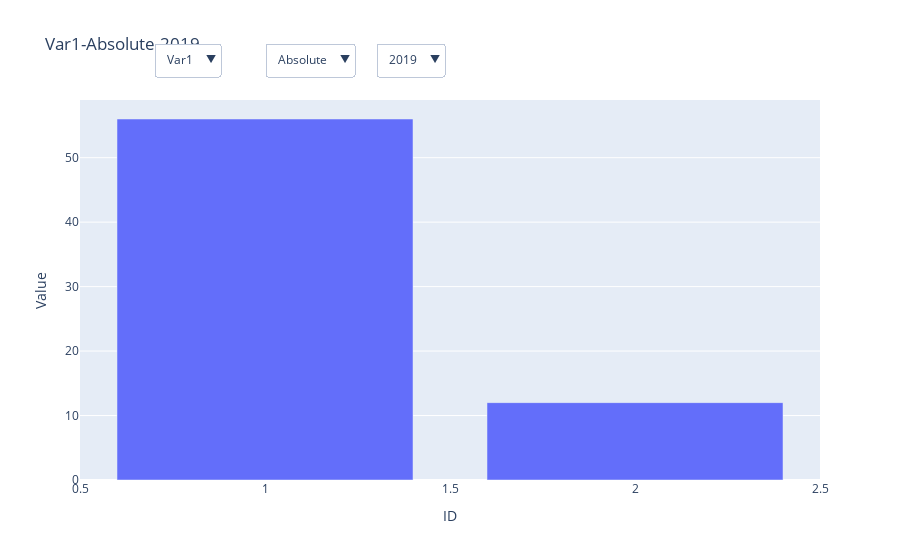

Source (notebook cell):
### Code cell
import plotly.graph_objects as go
import pandas as pd

# Sample data
data = {
    'ID': [1, 1, 1, 1, 1, 1, 1, 1, 2, 2, 2, 2, 2, 2, 2, 2],
    'Variable': ['Var1', 'Var1', 'Var2', 'Var2', 'Var1', 'Var1', 'Var2', 'Var2',
                 'Var1', 'Var1', 'Var2', 'Var2', 'Var1', 'Var1', 'Var2', 'Var2'],
    'Dimension': ['Absolute', 'Relative', 'Absolute', 'Relative',
                  'Absolute', 'Relative', 'Absolute', 'Relative',
                  'Absolute', 'Relative', 'Absolute', 'Relative',
                  'Absolute', 'Relative', 'Absolute', 'Relative'],
    'Year': [2019, 2019, 2019, 2019, 2020, 2020, 2020, 2020,
             2019, 2019, 2019, 2019, 2020, 2020, 2020, 2020],
    'Value': [56, 76, 34, 90, 12, 32, 40, 80, 12, 19, 23, 30, 50, 40, 20, 25]
}

df = pd.DataFrame(data)

# Create bar traces for each combination of Variable, Dimension, and Year
fig = go.Figure()

for variable in df['Variable'].unique():
    for dimension in df['Dimension'].unique():
        for year in df['Year'].unique():
            filtered_data = df[(df['Variable'] == variable) & 
                               (df['Dimension'] == dimension) & 
                               (df['Year'] == year)]
            trace_name = f"{variable}-{dimension}-{year}"
            
            fig.add_trace(go.Bar(
                x=filtered_data['ID'], 
                y=filtered_data['Value'], 
                name=trace_name,
                visible=True if (variable == 'Var1' and dimension == 'Absolute' and year == 2019) else False
            ))

# Helper function to set trace visibility
def update_visibility(val, dim, yr):
    return [True if f"{val}-{dim}-{yr}" in trace.name else False for trace in fig.data]

# Dropdown buttons
dropdown_buttons_variable = [
    {'label': str(var), 'method': 'update',
     'args': [{'visible': update_visibility(var, 'Absolute', 2019)}, 
              {'title': f'Variable: {var}'}]}
    for var in df['Variable'].unique()
]

dropdown_buttons_dimension = [
    {'label': str(dim), 'method': 'update',
     'args': [{'visible': update_visibility('Var1', dim, 2019)}, 
              {'title': f'Dimension: {dim}'}]}
    for dim in df['Dimension'].unique()
]

dropdown_buttons_year = [
    {'label': str(year), 'method': 'update',
     'args': [{'visible': update_visibility('Var1', 'Absolute', year)}, 
              {'title': f'Year: {year}'}]}
    for year in df['Year'].unique()
]

# Adding the dropdown menus
fig.update_layout(
    updatemenus=[
        {'buttons': dropdown_buttons_variable, 
         'direction': 'down', 
         'showactive': True,
         'x': 0.1, 'xanchor': 'left', 'y': 1.15, 'yanchor': 'top'},
        
        {'buttons': dropdown_buttons_dimension, 
         'direction': 'down', 
         'showactive': True,
         'x': 0.25, 'xanchor': 'left', 'y': 1.15, 'yanchor': 'top'},
        
        {'buttons': dropdown_buttons_year, 
         'direction': 'down', 
         'showactive': True,
         'x': 0.4, 'xanchor': 'left', 'y': 1.15, 'yanchor': 'top'}
    ]
)

# Initial layout settings
fig.update_layout(
    title='Var1-Absolute-2019',
    xaxis_title='ID',
    yaxis_title='Value'
)

fig.show()

### Figure 1 — Plotly figure (JSON) as saved in the notebook; plotly's stock layout.template omitted (floating-point values rounded to 4 significant figures)
{"data": [{"name": "Var1-Absolute-2019", "type": "bar", "visible": true, "x": [1, 2], "y": [56, 12]}, {"name": "Var1-Absolute-2020", "type": "bar", "visible": false, "x": [1, 2], "y": [12, 50]}, {"name": "Var1-Relative-2019", "type": "bar", "visible": false, "x": [1, 2], "y": [76, 19]}, {"name": "Var1-Relative-2020", "type": "bar", "visible": false, "x": [1, 2], "y": [32, 40]}, {"name": "Var2-Absolute-2019", "type": "bar", "visible": false, "x": [1, 2], "y": [34, 23]}, {"name": "Var2-Absolute-2020", "type": "bar", "visible": false, "x": [1, 2], "y": [40, 20]}, {"name": "Var2-Relative-2019", "type": "bar", "visible": false, "x": [1, 2], "y": [90, 30]}, {"name": "Var2-Relative-2020", "type": "bar", "visible": false, "x": [1, 2], "y": [80, 25]}], "layout": {"title": {"text": "Var1-Absolute-2019"}, "updatemenus": [{"buttons": [{"args": [{"visible": [true, false, false, false, false, false, false, false]}, {"title": "Variable: Var1"}], "label": "Var1", "method": "update"}, {"args": [{"visible": [false, false, false, false, true, false, false, false]}, {"title": "Variable: Var2"}], "label": "Var2", "method": "update"}], "direction": "down", "showactive": true, "x": 0.1, "xanchor": "left", "y": 1.15, "yanchor": "top"}, {"buttons": [{"args": [{"visible": [true, false, false, false, false, false, false, false]}, {"title": "Dimension: Absolute"}], "label": "Absolute", "method": "update"}, {"args": [{"visible": [false, false, true, false, false, false, false, false]}, {"title": "Dimension: Relative"}], "label": "Relative", "method": "update"}], "direction": "down", "showactive": true, "x": 0.25, "xanchor": "left", "y": 1.15, "yanchor": "top"}, {"buttons": [{"args": [{"visible": [true, false, false, false, false, false, false, false]}, {"title": "Year: 2019"}], "label": "2019", "method": "update"}, {"args": [{"visible": [false, true, false, false, false, false, false, false]}, {"title": "Year: 2020"}], "label": "2020", "method": "update"}], "direction": "down", "showactive": true, "x": 0.4, "xanchor": "left", "y": 1.15, "yanchor": "top"}], "xaxis": {"title": {"text": "ID"}}, "yaxis": {"title": {"text": "Value"}}}}
